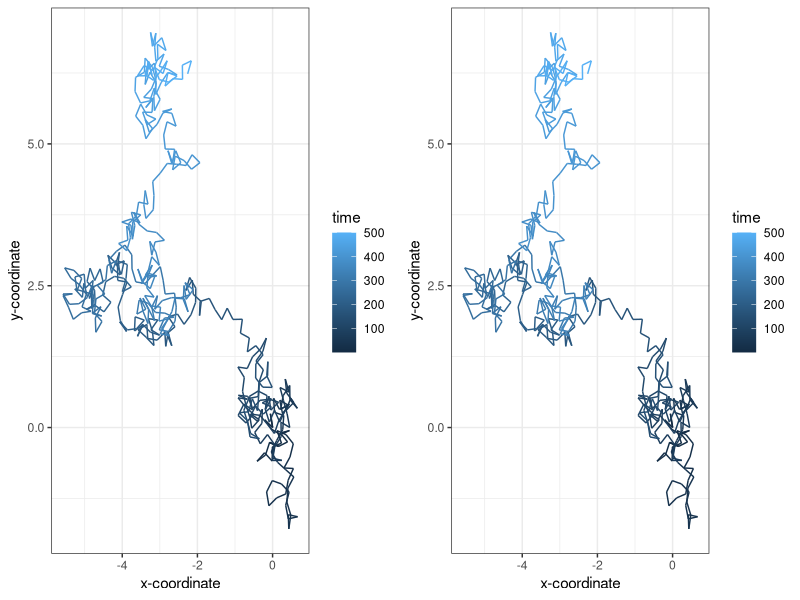

Generate this figure with R:
#install.packages("ggplot2")
#install.packages("gridExtra")

library(ggplot2)
library(gridExtra)

random_walk  <- function (n_steps, seed = 123) {
  
  set.seed(seed)
  
  df <- data.frame(x = rep(NA, n_steps), y = rep(NA, n_steps), time = 1:n_steps)
  
  df[1,] <- c(0,0,1)   # Starting point of random walk 
  
  for (i in 2:n_steps) { # For loop starts at i = 2 and runs until i = n_steps
    
    h <- 0.25 # Constant height 
    
    angle <- runif(1, min = 0, max = 2*pi) # random angle generated between 0 and 2 pi
    
    df[i,1] <- df[i-1,1] + cos(angle)*h # cos() changes x-direction 
    
    df[i,2] <- df[i-1,2] + sin(angle)*h # sin() changes y direction
    
    df[i,3] <- i 
    
  }
  
  return(df) 
  
}

data1 <- random_walk(500, seed = 123) # 500 steps in this random walk (with seed)

plot1 <- ggplot(aes(x = x, y = y), data = data1) +
  
  geom_path(aes(colour = time)) +
  
  theme_bw() +
  
  xlab("x-coordinate") +
  
  ylab("y-coordinate")

data2 <- random_walk(500, seed = 123) # 500 steps in this random walk (with same seed so will be the same) 

plot2 <- ggplot(aes(x = x, y = y), data = data2) +
  
  geom_path(aes(colour = time)) +
  
  theme_bw() +
  
  xlab("x-coordinate") +
  
  ylab("y-coordinate")

grid.arrange(plot1, plot2, ncol=2)

